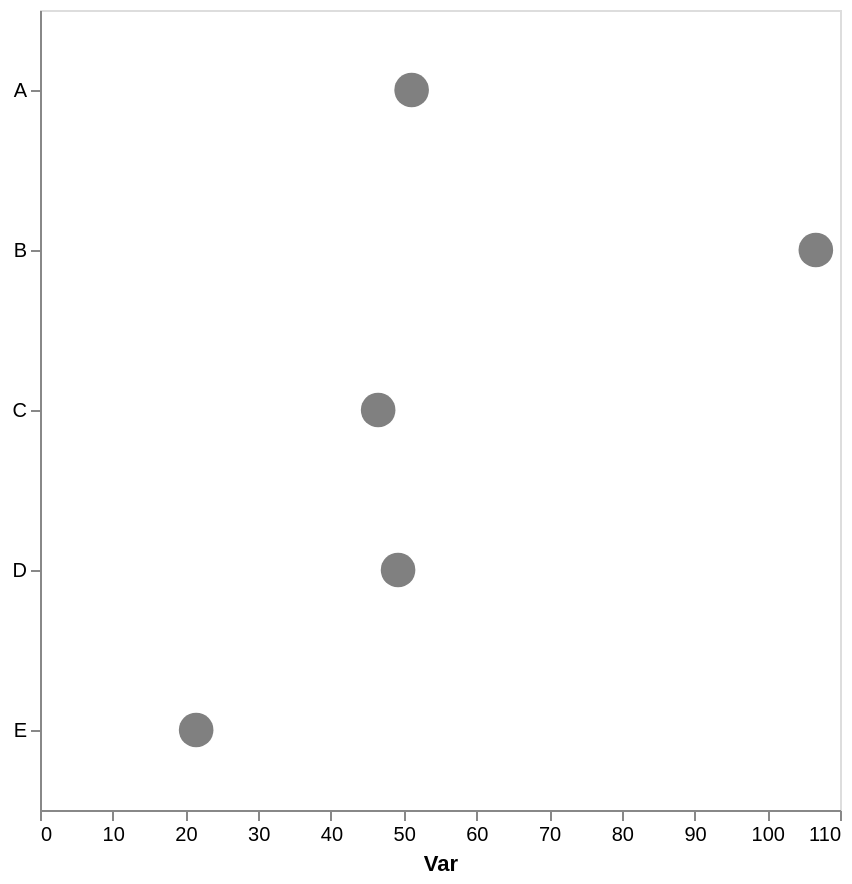

Write the Vega-Lite specification saved for this chart.
### Vega-Lite specification from a JSON file in a GitHub repository (floating-point values rounded to 4 significant figures)
{"config": {"view": {"continuousWidth": 300, "continuousHeight": 300}, "axis": {"grid": false}, "bar": {"color": "gray"}}, "data": {"name": "data-0c9e2382e9e7398ea97bf72759d97104"}, "mark": {"type": "point", "color": "gray", "filled": true, "size": 300}, "encoding": {"x": {"aggregate": "mean", "axis": {"title": "Var"}, "field": "var1", "type": "quantitative"}, "y": {"axis": {"title": null}, "field": "cat", "type": "nominal"}}, "height": 400, "width": 400, "$schema": "https://vega.github.io/schema/vega-lite/v5.17.0.json", "datasets": {"data-0c9e2382e9e7398ea97bf72759d97104": [{"cat": "A", "var1": 57.38, "var2": 50.25}, {"cat": "C", "var1": 46.5, "var2": 41.18}, {"cat": "E", "var1": 22.75, "var2": 57.18}, {"cat": "B", "var1": 114.0, "var2": 41.05}, {"cat": "A", "var1": 38.97, "var2": 52.11}, {"cat": "A", "var1": 59.57, "var2": 62.51}, {"cat": "A", "var1": 48.48, "var2": 48.99}, {"cat": "B", "var1": 99.36, "var2": 66.36}, {"cat": "E", "var1": 16.22, "var2": 45.63}, {"cat": "E", "var1": 25.44, "var2": 32.74}, {"cat": "D", "var1": 34.16, "var2": 60.62}, {"cat": "D", "var1": 64.31, "var2": 45.15}]}}
